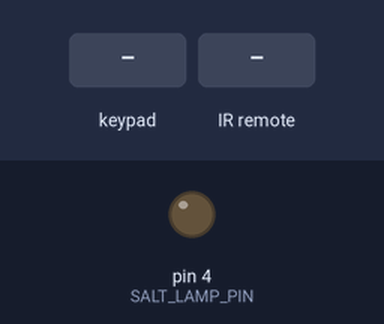
Simulated run of this sketch. Board: Arduino Mega 2560, built with avr-gcc and run on an emulated ATmega2560. Shown: output pins drawn as LEDs (lit = HIGH). Inputs (shaded band) come from the test bench. What the sketch prints to the serial monitor is not drawn.

Above: at 1.2 s.
1.3 s: key 'A' pressed
At 2.0 s:
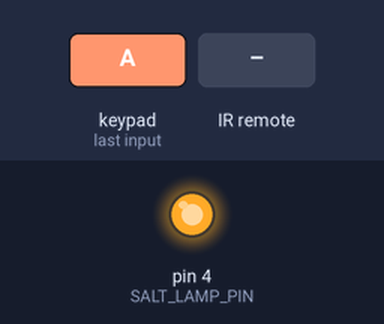
2.8 s: infrared code 0xFFFFFFFF received
4.3 s: infrared code 0xFFA25D received
Timing chart, 0 to 7.3 s (numbered marks = the images above; inputs shaded):
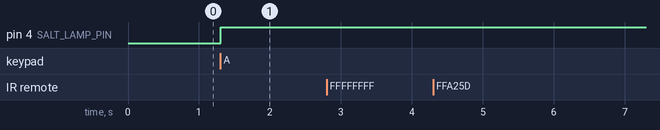

The sketch:

Balthazar.ino
```cpp
#include "IRReceiver.h"
#include "KeypadController.h"

#ifndef IRSENDER_IMPORT
  #define IRSENDER_IMPORT
  #include "IRSender.h"
#endif

IRReceiver* receiver;
KeypadController* keypadController;

IRSender* irSender;

void setup() {
  Serial.begin(115200);
  DigitalOutputController* digitalOutputController = new DigitalOutputController();
  digitalOutputController->onSetup();
  irSender = new IRSender();

  receiver = new IRReceiver(digitalOutputController, irSender);
  receiver->onSetup();

  keypadController = new KeypadController(digitalOutputController, irSender);
}

void loop() {
  receiver->onLoop();
  keypadController->onLoop();
}
```

DigitalOutputController.cpp
```cpp
#ifndef DOC_GUARD
  #define DOC_GUARD
  #include "DigitalOutputController.h"
#endif

DigitalOutputController::DigitalOutputController():
  saltLamp(SimpleDigitalOutput(SALT_LAMP_PIN)),
  turbine(SimpleDigitalOutput(TURBINE_PIN)) {
  // no-op
}

void DigitalOutputController::toggleSaltLamp() {
  saltLamp.toggle();
}

void DigitalOutputController::toggleTurbine() {
  turbine.toggle();
}

void DigitalOutputController::onSetup() {
  saltLamp.onSetup();
  turbine.onSetup();
}
```

DigitalOutputController.h
```cpp
#include "SimpleDigitalOutput.h"

#define SALT_LAMP_PIN 4
#define TURBINE_PIN 44

class DigitalOutputController {
  private:
    SimpleDigitalOutput saltLamp;
    SimpleDigitalOutput turbine;
  public:
    DigitalOutputController();
    void onSetup();
    void toggleSaltLamp();
    void toggleTurbine();
};
```

IRReceiver.cpp
```cpp
#include <IRremote.h>
#include "IRReceiver.h"

IRReceiver::IRReceiver(DigitalOutputController* digitalOutputController, IRSender* irSender):
  digitalOutputController(digitalOutputController),
  irSender(irSender),
  receiver(IRrecv(RECV_PIN)),
  results(decode_results()),
  lastResult(0) {
  // no-op
}

void IRReceiver::onSetup() {
  receiver.enableIRIn();
}

void IRReceiver::onLoop() {
  if (receiver.decode(&results)) {
      if (results.value == 0xFFFFFFFF) {
        Serial.print("R");
        Serial.println(getCommand(&lastResult));
      } else {
        if (results.value != 0xFF) {
          String command = getCommand(&results.value);
          if (!command.equals("INVALID")) {
            lastResult = results.value;
            Serial.print("R");
            Serial.println(command);
          }
        }
      }

      receiver.resume();
    }
  }

String IRReceiver::getCommand(unsigned long* code) {
  switch (*code) {
    case KEY_1:
    case KEY_1_ALT:
      return KEY_1_COM;
      break;
    case KEY_2:
    case KEY_2_ALT:
      return "2";
      break;
    case KEY_3:
    case KEY_3_ALT:
      return "3";
      break;
    case KEY_4:
    case KEY_4_ALT:
      return "4";
      break;
    case KEY_5:
    case KEY_5_ALT:
      return "5";
      break;
    case KEY_6:
    case KEY_6_ALT:
      return "6";
      break;
    case KEY_7:
    case KEY_7_ALT:
      return "7";
      break;
    case KEY_8:
    case KEY_8_ALT:
      return "8";
      break;
    case KEY_9:
    case KEY_9_ALT:
      return "9";
      break;
    case KEY_STAR:
    case KEY_STAR_ALT:
      digitalOutputController->toggleTurbine();
      return "*";
      break;
    case KEY_0:
    case KEY_0_ALT:
      return "0";
      irSender->sendEdifierCode(EDIFIER_PWR);
      break;
    case KEY_HASH:
    case KEY_HASH_ALT:
      digitalOutputController->toggleSaltLamp();
      return "#";
      break;
    case KEY_UP:
    case KEY_UP_ALT:
      return "^";
      break;
    case KEY_RIGHT:
    case KEY_RIGHT_ALT:
      return ">";
      break;
    case KEY_DOWN:
    case KEY_DOWN_ALT:
      return "v";
      break;
    case KEY_LEFT:
    case KEY_LEFT_ALT:
      return "<";
      break;
    case KEY_OK:
    case KEY_OK_ALT:
      return "OK";
      break;
    default:
      return "INVALID";
  }
}
```

IRReceiver.h
```cpp
#ifndef IR_IMPORT
  #define IR_IMPORT
  #include <IRremote.h>
#endif

#ifndef IRSENDER_IMPORT
  #define IRSENDER_IMPORT
  #include "IRSender.h"
#endif

#ifndef DOC_GUARD
  #define DOC_GUARD
  #include "DigitalOutputController.h"
#endif

#define RECV_PIN 5
#define KEY_1         0xFFA25D
#define KEY_1_ALT     0xE318261B
#define KEY_1_COM     "1"
#define KEY_2         0xFF629D
#define KEY_2_ALT     0x511DBB
#define KEY_3         0xEE886D7F
#define KEY_3_ALT     0xFFE21D
#define KEY_4         0x52A3D41F
#define KEY_4_ALT     0xFF22DD
#define KEY_5         0xD7E84B1B
#define KEY_5_ALT     0xFF02FD
#define KEY_6         0x20FE4DBB
#define KEY_6_ALT     0xFFC23D
#define KEY_7         0xF076C13B
#define KEY_7_ALT     0xFFE01F
#define KEY_8         0xA3C8EDDB
#define KEY_8_ALT     0xFFA857
#define KEY_9         0xE5CFBD7F
#define KEY_9_ALT     0xFF906F
#define KEY_STAR      0xC101E57B
#define KEY_STAR_ALT  0xFF6897
#define KEY_0         0x97483BFB
#define KEY_0_ALT     0xFF9867
#define KEY_HASH      0xF0C41643
#define KEY_HASH_ALT  0xFFB04F
#define KEY_UP        0x3D9AE3F7
#define KEY_UP_ALT    0xFF18E7
#define KEY_RIGHT     0x449E79F
#define KEY_RIGHT_ALT 0xFF5AA5
#define KEY_DOWN      0x1BC0157B
#define KEY_DOWN_ALT  0xFF4AB5
#define KEY_LEFT      0x8C22657B
#define KEY_LEFT_ALT  0xFF10EF
#define KEY_OK        0x488F3CBB
#define KEY_OK_ALT    0xFF38C7

class IRReceiver {
  private:
    IRrecv receiver;
    DigitalOutputController* digitalOutputController;
    IRSender* irSender;
    decode_results results;
    unsigned long lastResult;
    String getCommand(unsigned long* code);
  public:
    IRReceiver(
      DigitalOutputController* digitalOutputController,
      IRSender* irSender
    );
    void onSetup();
    void onLoop();
};
```

IRSender.cpp
```cpp
#ifndef IRSENDER_IMPORT
  #define IRSENDER_IMPORT
  #include "IRSender.h"
#endif

IRSender::IRSender():
  irsend(IRsend()) {
  // no-op
}

void IRSender::sendEdifierCode(unsigned long code) {
  irsend.sendNEC(code, 32);
}

void IRSender::sendLGCode(unsigned long code) {
  irsend.sendNEC(code, 32);
}
```

IRSender.h
```cpp
#ifndef IR_IMPORT
  #define IR_IMPORT
  #include <IRremote.h>
#endif

#define EDIFIER_PWR       0x8E7629D
#define EDIFIER_VOL_UP    0x8E7609F
#define EDIFIER_VOL_DOWN  0x8E7926D

#define LG_PWR            0x20DF10EF
#define LG_INPUT          0x20DF10EF
#define LG_UP             0x20DF02FD
#define LG_RIGHT          0x20DF609F
#define LG_DOWN           0x20DF827D
#define LG_LEFT           0x20DFE01F
#define LG_OK             0x20DF22DD
#define LG_QMENU          0x20DFA25D
#define LG_EXIT           0x20DFDA25

class IRSender {
  private:
    IRsend irsend;
  public:
    IRSender();
    void sendEdifierCode(unsigned long code);
    void sendLGCode(unsigned long code);
};
```

SimpleDigitalOutput.cpp
```cpp
#include "SimpleDigitalOutput.h"
#include "Arduino.h"

SimpleDigitalOutput::SimpleDigitalOutput(int pin):
  pin(pin),
  state(false) {
    // no-op
  }

void SimpleDigitalOutput::onSetup() {
  pinMode(pin, OUTPUT);
}

void SimpleDigitalOutput::toggle() {
  if (state) {
    digitalWrite(pin, LOW);
  } else {
    digitalWrite(pin, HIGH);
  }

  state = !state;
}
```

SimpleDigitalOutput.h
```cpp
class SimpleDigitalOutput {
  private:
    int pin;
    bool state;
  public:
    SimpleDigitalOutput(int pin);
    void onSetup();
    void toggle();
};
```

KeypadController.cpp
```cpp
#include <Keypad.h>
#include "KeypadController.h"

static const byte ROWS = 4;
    static const byte COLS = 4;
    static byte rowPins[ROWS] = {52, 50, 48, 46}; //connect to the row pinouts of the keypad
    static byte colPins[COLS] = {44, 42, 40, 38}; //connect to the column pinouts of the keypad
    static char keys[ROWS][COLS] = {
      {'1','2','3','A'},
      {'4','5','6','B'},
      {'7','8','9','C'},
      {'*','0','#','D'}
    };

KeypadController::KeypadController(DigitalOutputController* digitalOutputController, IRSender* irSender):
  digitalOutputController(digitalOutputController),
  irSender(irSender),
  pad(Keypad(makeKeymap(keys), rowPins, colPins, ROWS, COLS )) {
}

void KeypadController::onLoop() {
  char key = pad.getKey();

  if (key) {
    switch(key) {
      case 'A':
        digitalOutputController->toggleSaltLamp();
        break;
      case 'B':
        irSender->sendEdifierCode(EDIFIER_PWR);
        break;
      case 'C':
        irSender->sendLGCode(LG_PWR);
        break;
      case 'D':
        irSender->sendLGCode(LG_QMENU);
        delay(1000);
        irSender->sendLGCode(LG_LEFT);
        delay(3000);
        irSender->sendLGCode(LG_OK);
        delay(1000);
        for (int i = 0; i < 3; i++) {
          irSender->sendLGCode(LG_DOWN);
          delay(1000);
        }
        irSender->sendLGCode(LG_EXIT);
        break;
      case '#':
        irSender->sendEdifierCode(EDIFIER_VOL_UP);
        break;
      case '*':
        irSender->sendEdifierCode(EDIFIER_VOL_DOWN);
        break;
    }
  }
}
```

KeypadController.h
```cpp
#include <Keypad.h>

#ifndef IRSENDER_IMPORT
  #define IRSENDER_IMPORT
  #include "IRSender.h"
#endif

#ifndef DOC_GUARD
  #define DOC_GUARD
  #include "DigitalOutputController.h"
#endif

class KeypadController {
  private:
    Keypad pad;
    DigitalOutputController* digitalOutputController;
    IRSender* irSender;
  public:
    KeypadController(
      DigitalOutputController* digitalOutputController,
      IRSender* irSender);
    void onLoop();
};
```

Measured:
- after the input at 1.3 s, pin 4 (SALT_LAMP_PIN): LOW → HIGH at once
- after the input at 2.8 s, every drawn part: stays the same
- after the input at 4.3 s, every drawn part: stays the same
